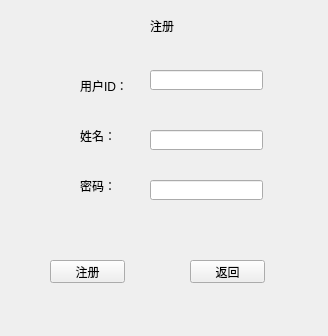
<?xml version="1.0" encoding="UTF-8"?>
<ui version="4.0">
 <class>user_register</class>
 <widget class="QWidget" name="user_register">
  <property name="geometry">
   <rect>
    <x>0</x>
    <y>0</y>
    <width>328</width>
    <height>336</height>
   </rect>
  </property>
  <property name="windowTitle">
   <string>Form</string>
  </property>
  <widget class="QLabel" name="label">
   <property name="geometry">
    <rect>
     <x>80</x>
     <y>80</y>
     <width>54</width>
     <height>12</height>
    </rect>
   </property>
   <property name="text">
    <string>用户ID：</string>
   </property>
  </widget>
  <widget class="QLabel" name="label_2">
   <property name="geometry">
    <rect>
     <x>150</x>
     <y>20</y>
     <width>54</width>
     <height>12</height>
    </rect>
   </property>
   <property name="text">
    <string>注册</string>
   </property>
  </widget>
  <widget class="QLabel" name="label_3">
   <property name="geometry">
    <rect>
     <x>80</x>
     <y>130</y>
     <width>54</width>
     <height>12</height>
    </rect>
   </property>
   <property name="text">
    <string>姓名：</string>
   </property>
  </widget>
  <widget class="QLabel" name="label_4">
   <property name="geometry">
    <rect>
     <x>80</x>
     <y>180</y>
     <width>54</width>
     <height>12</height>
    </rect>
   </property>
   <property name="text">
    <string>密码：</string>
   </property>
  </widget>
  <widget class="QLineEdit" name="lineEdit">
   <property name="geometry">
    <rect>
     <x>150</x>
     <y>70</y>
     <width>113</width>
     <height>20</height>
    </rect>
   </property>
  </widget>
  <widget class="QLineEdit" name="lineEdit_2">
   <property name="geometry">
    <rect>
     <x>150</x>
     <y>130</y>
     <width>113</width>
     <height>20</height>
    </rect>
   </property>
  </widget>
  <widget class="QLineEdit" name="lineEdit_3">
   <property name="geometry">
    <rect>
     <x>150</x>
     <y>180</y>
     <width>113</width>
     <height>20</height>
    </rect>
   </property>
  </widget>
  <widget class="QPushButton" name="pushButton">
   <property name="geometry">
    <rect>
     <x>50</x>
     <y>260</y>
     <width>75</width>
     <height>23</height>
    </rect>
   </property>
   <property name="text">
    <string>注册</string>
   </property>
  </widget>
  <widget class="QPushButton" name="pushButton_2">
   <property name="geometry">
    <rect>
     <x>190</x>
     <y>260</y>
     <width>75</width>
     <height>23</height>
    </rect>
   </property>
   <property name="text">
    <string>返回</string>
   </property>
  </widget>
 </widget>
 <resources/>
 <connections/>
</ui>
